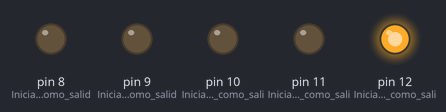
Recording of a sketch running on a simulated Arduino Uno, built with avr-gcc and run on an emulated ATmega328P. Parts: output pins drawn as LEDs (lit = HIGH).

Above: at 0.5 s.
At 1.5 s:
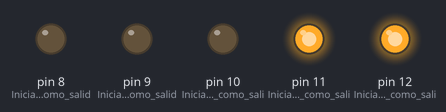
At 2.5 s:
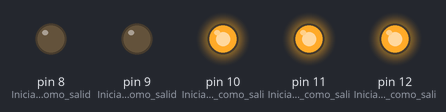
At 3.5 s:
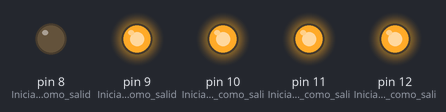
At 4.5 s:
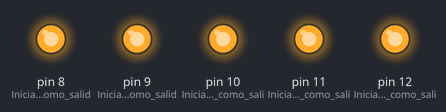
At 5.5 s:
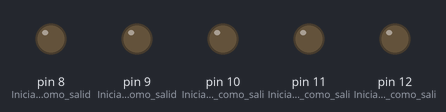
Timing chart, 0 to 7.8 s (numbered marks = the images above):
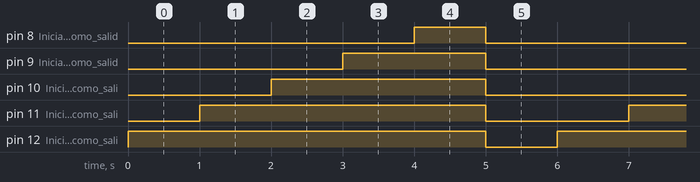

The sketch:

Practica_1.ino
```cpp
//***** ELEKTRONICA PROJECT ************
// ********* CURSO BASICO DE ARDUINO *********

/*  Practica1 Conectar Leds a los pines 12 hasta el 8 y hacer que se enciendan de forma secuencial cada segundo.  Luego que se apaguen todos y vuelva a inicial el programa. */

// la función de configuración se ejecuta una vez al pulsar reinicio
void setup() {

  pinMode(12, OUTPUT);// Inicia el Pin12 como salida
  pinMode(11, OUTPUT);// Inicia el Pin11 como salida
  pinMode(10, OUTPUT);// Inicia el Pin10 como salida
  pinMode(9, OUTPUT);// Inicia el Pin9 como salida
  pinMode(8, OUTPUT);// Inicia el Pin8 como salida
}

// la función de bucle se ejecuta una y otra vez para siempre
void loop() {
  digitalWrite(12, HIGH);   // Encender  LED  (HIGH nivel de voltaje alto 5V)
  delay(1000);              // Retardo 1 segundo
  digitalWrite(11, HIGH);   // Encender  LED  (HIGH nivel de voltaje alto 5V)
  delay(1000);              // Retardo 1 segundo
  digitalWrite(10, HIGH);   // Encender  LED  (HIGH nivel de voltaje alto 5V)
  delay(1000);              // Retardo 1 segundo
  digitalWrite(9, HIGH);   // Encender  LED  (HIGH nivel de voltaje alto 5V)
  delay(1000);              // Retardo 1 segundo
  digitalWrite(8, HIGH);   // Encender  LED  (HIGH nivel de voltaje alto 5V)
  delay(1000);              // Retardo 1 segundo

   digitalWrite(8, LOW);   // Apagar LED
   digitalWrite(9, LOW);   // Apagar LED
   digitalWrite(10, LOW);   // Apagar LED
   digitalWrite(11, LOW);   // Apagar LED
   digitalWrite(12, LOW);   // Apagar LED
   delay(1000);              // Retardo 1 segundo

}
```

Measured:
- by itself, pin 8 (Inicia_el_Pin8_como_salid): alternates HIGH for 1.0 s and LOW for 5.0 s
- by itself, pin 9 (Inicia_el_Pin9_como_salid): alternates HIGH for 2.0 s and LOW for 4.0 s
- by itself, pin 10 (Inicia_el_Pin10_como_sali): alternates HIGH for 3.0 s and LOW for 3.0 s
- by itself, pin 11 (Inicia_el_Pin11_como_sali): alternates HIGH for 4.0 s and LOW for 2.0 s
- by itself, pin 12 (Inicia_el_Pin12_como_sali): alternates HIGH for 5.0 s and LOW for 1.0 s
